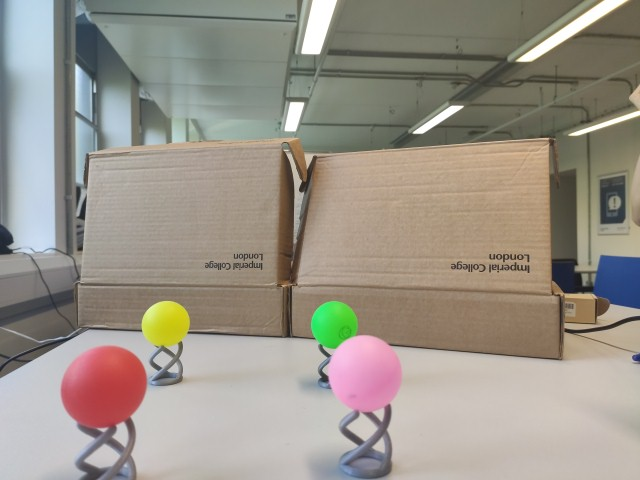
#> input picture MC_PyExperiments/assets/125.jpg, 640 x 480 px, found by its file name
$ python testing2.py
#> lines starting #> are read from the running program, lines starting #| are printed output that depends on the picture; after the words box and inside, x2 and y2 are one past the last pixel; in counts of white or black regions, pixels touching at a corner belong together
from contextlib import redirect_stderr
import cv2
import random

img = cv2.imread('assets/125.jpg',-1)
#> img is the input picture: shape (480, 640, 3); mean B, G, R 137.4, 147.8, 154.3
# [9 lines of commented-out code are left out]

tag = img[50:100, 200:300] # copy column 500-699 and 600-899
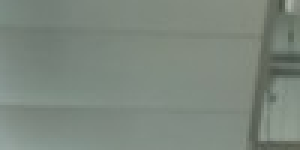
#> tag: shape (50, 100, 3) (shown 3 times larger); mean B, G, R 125.5, 134.9, 124.5
img[150:200, 250:350] = tag
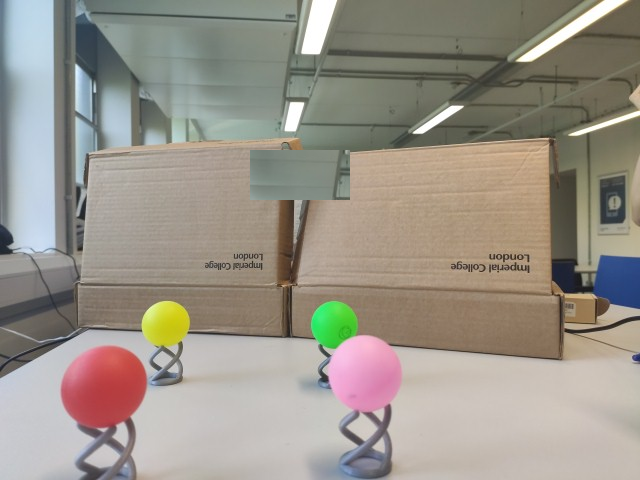
#> img: shape (480, 640, 3); 1.63% of pixels changed, all inside (x1, y1, x2, y2) = (250, 150, 350, 200)
cv2.imshow('Image', img)
#wait an infinite amount of time
cv2.waitKey(0)
#once pressed a key, it will destroy all windows.
cv2.destroyAllWindows()
print(img[257][400])
#| [123 143 161]
#480 rows, 640 columns, 3 channels. Channel= how many value vectors are representing eaach pixel
#height, width, channels
print(img.shape)
#| (480, 640, 3)

# [
# [[0,0,0],[255,255,255],[129,129,129]]
# [[0,0,0],[255,255,255],[129,129,129]]
# [[0,0,0],[255,255,255],[129,129,129]]
# ]
# #3x3 pixels

# blue green red
# [128,  0,   0]
# 0-255

$ run again, with MC_PyExperiments/assets/black.jpg copied over MC_PyExperiments/assets/125.jpg
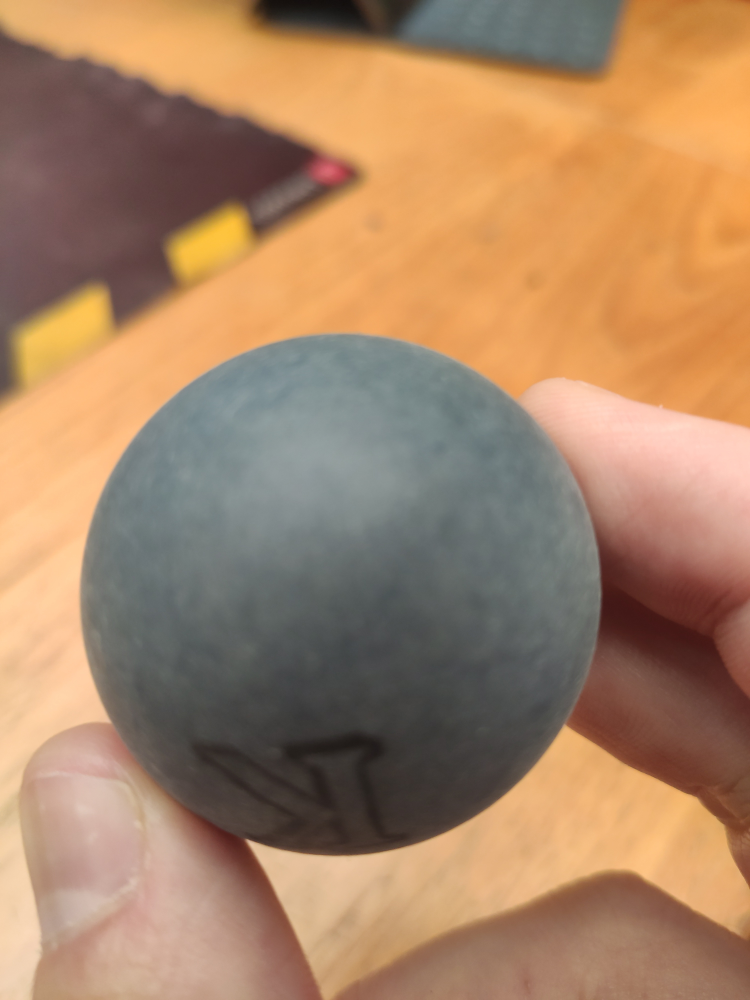
#> input picture MC_PyExperiments/assets/black.jpg, 3000 x 4000 px, found by its file name (shown at 1/4 size)
#> img is the input picture: shape (4000, 3000, 3); mean B, G, R 102.1, 132.3, 167.9
#> `tag = img[50:100, 200:300]`:
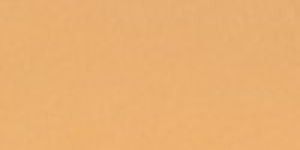
#> tag: shape (50, 100, 3) (shown 3 times larger); mean B, G, R 114, 176, 234.1
#| [105 123 160]
#| (4000, 3000, 3)

$ run again, with MC_PyExperiments/assets/img1.jpg copied over MC_PyExperiments/assets/125.jpg
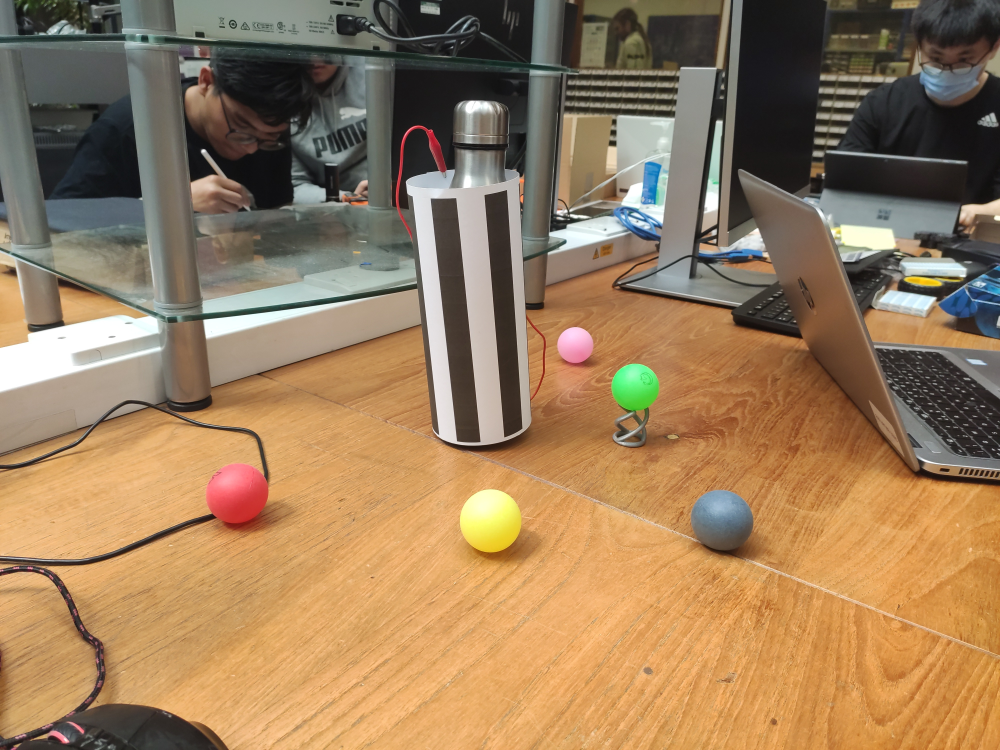
#> input picture MC_PyExperiments/assets/img1.jpg, 4000 x 3000 px, found by its file name (shown at 1/4 size)
#> img is the input picture: shape (3000, 4000, 3); mean B, G, R 91.7, 124.9, 153.8
#> `tag = img[50:100, 200:300]`:
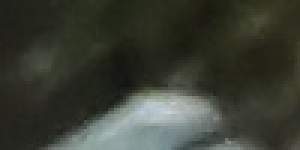
#> tag: shape (50, 100, 3) (shown 3 times larger); mean B, G, R 51.2, 61.3, 57.6
#| [87 88 86]
#| (3000, 4000, 3)

$ run again, with MC_PyExperiments/assets/soccer_practice.jpg copied over MC_PyExperiments/assets/125.jpg
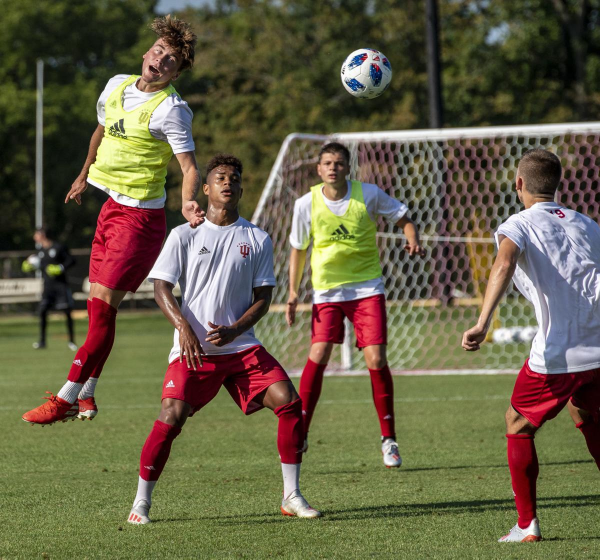
#> input picture MC_PyExperiments/assets/soccer_practice.jpg, 1200 x 1119 px, found by its file name (shown at 1/2 size)
#> img is the input picture: shape (1119, 1200, 3); mean B, G, R 70.9, 96, 102.6
#> `tag = img[50:100, 200:300]`:
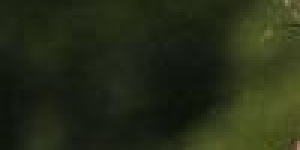
#> tag: shape (50, 100, 3) (shown 3 times larger); mean B, G, R 22.8, 43.8, 37.5
#> `img[150:200, 250:350] = tag`:
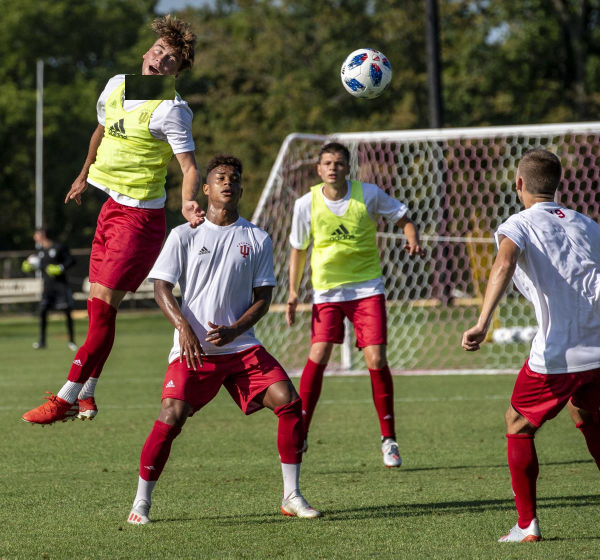
#> img: shape (1119, 1200, 3) (shown at 1/2 size); 0.37% of pixels changed, all inside (x1, y1, x2, y2) = (250, 150, 350, 200)
#| [46 84 88]
#| (1119, 1200, 3)
